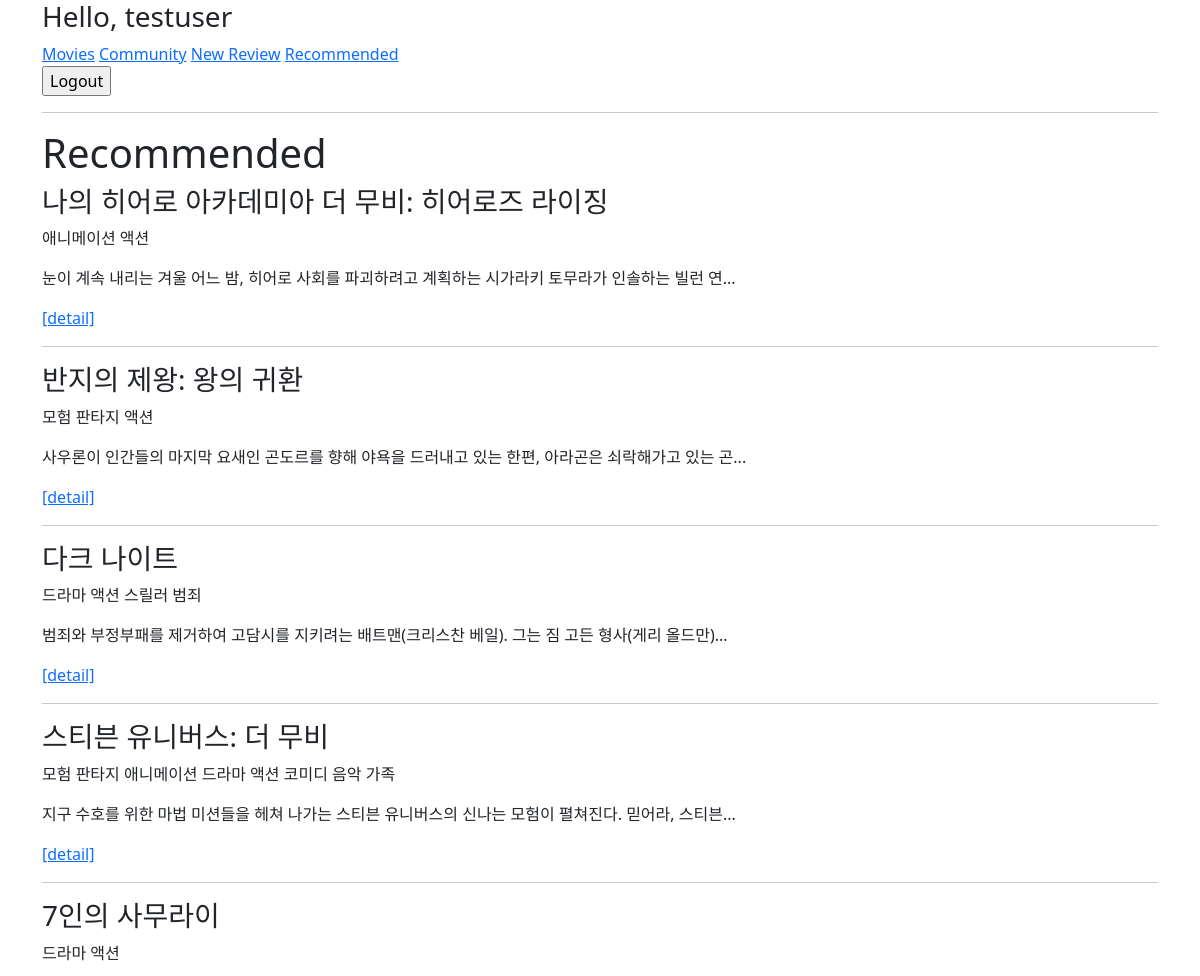
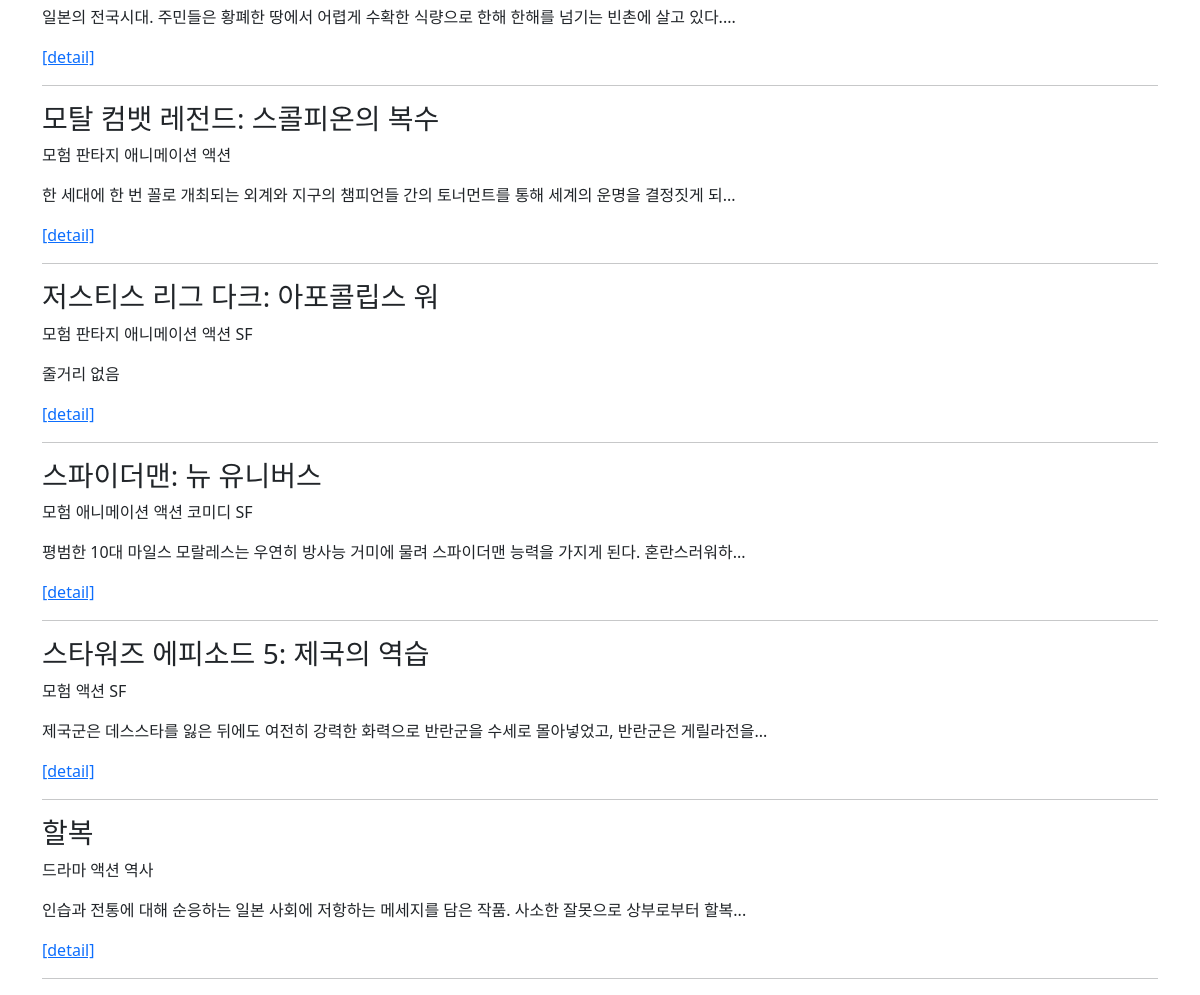
The app's page /movies/recommended/ (signed in) with its own data (2 pictures, top to bottom).
### movies/models.py (models this page shows)
class Movie(models.Model):
    title = models.CharField(max_length=100)
    release_date = models.DateField()
    popularity = models.FloatField()
    vote_count = models.IntegerField()
    vote_average = models.FloatField()
    overview = models.TextField()
    poster_path = models.CharField(max_length=200)
    genres = models.ManyToManyField(Genre)

class Genre(models.Model):
    name = models.CharField(max_length=50)

### movies/views.py (the view)
# urls.py: path('recommended/', views.recommended, name='recommended'),
@login_required
@require_GET
def recommended(request):
    print(Movie.objects.filter(genres=request.user.like_genre))
    movies = Movie.objects.filter(genres=request.user.like_genre)[:10]
    context = {
        'movies': movies,
    }
    return render(request, 'movies/recommended.html', context)

### movies/templates/movies/recommended.html
{% extends 'base.html' %}
{% block content %}
<h1>Recommended</h1>
  {% for movie in movies %}
    <h3>{{ movie.title }}</h3>
    <p>
      {% for genre in movie.genres.all %}
        <span>{{ genre.name }}</span>
      {% endfor %}
    </p>
    {% if movie.overview %}
      <p>{{ movie.overview|truncatechars:60 }}</p>
    {% else %}
      <p>줄거리 없음</p>
    {% endif %}
    <a href="{% url 'movies:detail' movie.pk %}">[detail]</a>
    <hr>
  {% endfor %}
{% endblock %}

### templates/base.html (shortened to what this page needs)
<!DOCTYPE html>
<html lang="en">
<head>
  <link href="https://cdn.jsdelivr.net/npm/bootstrap@5.0.0-beta3/dist/css/bootstrap.min.css" rel="stylesheet">
</head>
<body>
  <div class="container">
    <h3>Hello, {{ user.username }}</h3>
    <a href="{% url 'movies:index' %}">Movies</a>
    {% if request.user.is_authenticated %}
      <a href="{% url 'community:index' %}">Community</a>
      <a href="{% url 'community:create' %}">New Review</a>
      <a href="{% url 'movies:recommended' %}">Recommended</a>
      <form action="{% url 'accounts:logout' %}" method="POST">
        <input type="submit" value="Logout">
      </form>
    {% else %}
      <a href="{% url 'accounts:signup' %}">Signup</a>
      <a href="{% url 'accounts:login' %}">Login</a>
    {% endif %}
    <hr/>
    {% block content %}
    {% endblock %}
  </div>
</body>
</html>

### records on screen
Movie: title "나의 히어로 아카데미아 더 무비: 히어로즈 라이징", overview "눈이 계속 내리는 겨울 어느 밤, 히어로 사회를 파괴하려고 계획하는 시가라키 토무라가 인솔하는 빌런 연..."
Genre: name "애니메이션"
Genre: name "액션"
Movie: title "반지의 제왕: 왕의 귀환", overview "사우론이 인간들의 마지막 요새인 곤도르를 향해 야욕을 드러내고 있는 한편, 아라곤은 쇠락해가고 있는 곤..."
Genre: name "모험"
Genre: name "판타지"
Movie: title "다크 나이트", overview "범죄와 부정부패를 제거하여 고담시를 지키려는 배트맨(크리스찬 베일). 그는 짐 고든 형사(게리 올드만)..."
Genre: name "드라마"
Genre: name "스릴러"
Genre: name "범죄"
Movie: title "스티븐 유니버스: 더 무비", overview "지구 수호를 위한 마법 미션들을 헤쳐 나가는 스티븐 유니버스의 신나는 모험이 펼쳐진다. 믿어라, 스티븐..."
Genre: name "코미디"
Genre: name "음악"
Genre: name "가족"
Movie: title "7인의 사무라이", overview "일본의 전국시대. 주민들은 황폐한 땅에서 어렵게 수확한 식량으로 한해 한해를 넘기는 빈촌에 살고 있다...."
Movie: title "모탈 컴뱃 레전드: 스콜피온의 복수", overview "한 세대에 한 번 꼴로 개최되는 외계와 지구의 챔피언들 간의 토너먼트를 통해 세계의 운명을 결정짓게 되..."
Movie: title "저스티스 리그 다크: 아포콜립스 워", overview "줄거리 없음"
Genre: name "SF"
Movie: title "스파이더맨: 뉴 유니버스", overview "평범한 10대 마일스 모랄레스는 우연히 방사능 거미에 물려 스파이더맨 능력을 가지게 된다. 혼란스러워하..."
Movie: title "스타워즈 에피소드 5: 제국의 역습", overview "제국군은 데스스타를 잃은 뒤에도 여전히 강력한 화력으로 반란군을 수세로 몰아넣었고, 반란군은 게릴라전을..."
Movie: title "할복", overview "인습과 전통에 대해 순응하는 일본 사회에 저항하는 메세지를 담은 작품. 사소한 잘못으로 상부로부터 할복..."
Genre: name "역사"
